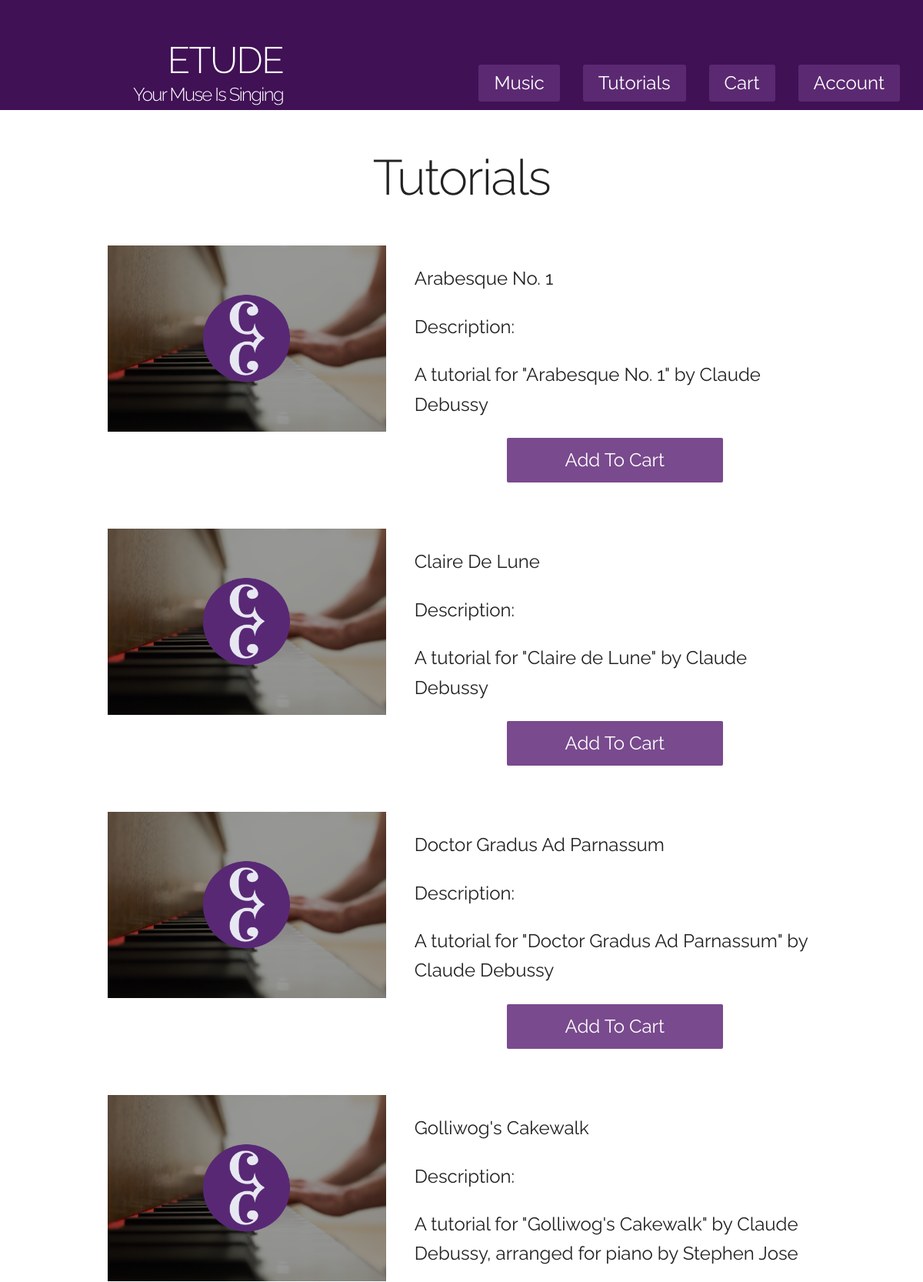
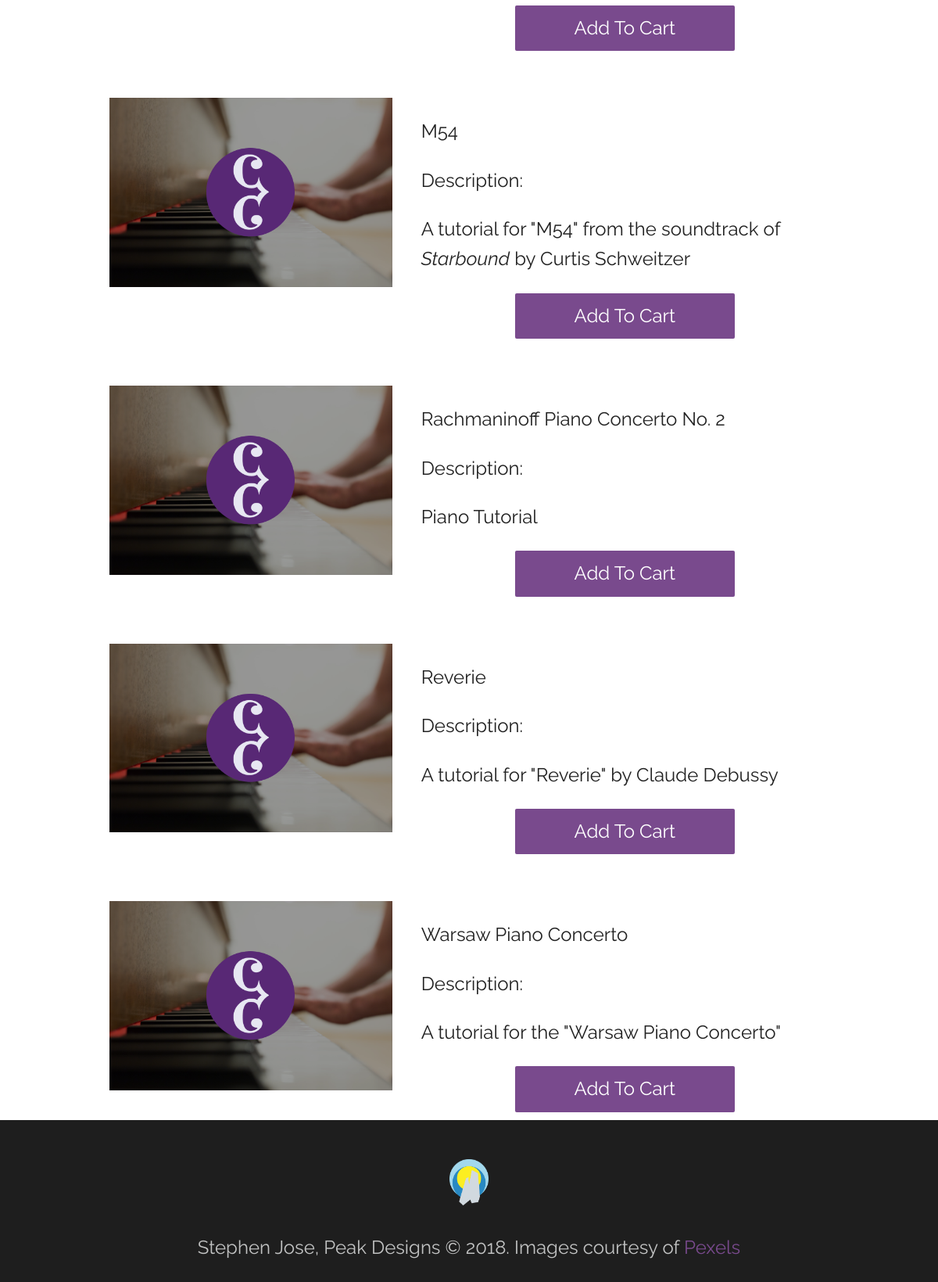
Screenshot of /tutorials.php with the database file from the repository (2 pictures, top to bottom).
### tables this page shows
CREATE TABLE IF NOT EXISTS `tutorials` (
  `id` int(10) unsigned NOT NULL,
  `title` varchar(50) NOT NULL,
  `description` tinytext NOT NULL,
  `content` longtext,
  `date_created` timestamp NOT NULL DEFAULT CURRENT_TIMESTAMP,
  `image` varchar(50) NOT NULL DEFAULT 'tutorialpreview.png'
);

### tutorials.php (the view, shortened to what this page needs)
<?php
echo CONT_START;
echo '
<div class="row">
    <div class="twelve columns">
        <h1>Tutorials</h1>
    </div>
</div>';
$r = mysqli_query($dbc, "SELECT id, title, description, image FROM tutorials ORDER BY title");
while ($row = mysqli_fetch_array($r, MYSQLI_ASSOC)) {
    echo "
        <div class='row'>
            <div class='five columns'>
                <img src='./images/" . $row['image'] . "' width='100%' />
            </div>
            <div class='seven columns'>
                <p>
                    " . $row['title'] . "
                </p>
                <p>Description:</p>
                <p>" . $row['description'] . "</p>
                <a href='./cart.php?action=add&type=3&id=" . $row['id'] . "' class='button'>Add To Cart</a>
            </div>
        </div>
    ";
}
echo CONT_END;
?>

### styles/columns.css (style rules this page uses)
.container { position: relative; max-width: 960px; margin: 0 auto; padding: 0 20px; box-sizing: border-box; width: 80%; }
.column, .columns { width: 100%; float: left; margin-left: 4%; box-sizing: border-box; }
.column:first-child, .columns:first-child { margin-left: 0; }
.four.columns { width: 30.6666666667%; }
.five.columns { width: 39.3333333333%; }
.seven.columns { width: 56.6666666667%; }
.eight.columns { width: 65.3333333333%; }
.twelve.columns { width: 100%; margin-left: 0; }
.container:after, .row:after, .u-cf { content: ""; display: table; clear: both; }

### styles/main.css (style rules this page uses)
body { font-size: 1.5em; line-height: 1.6; font-family: "Raleway", "HelveticaNeue", "Helvetica Neue", Helvetica, Arial, sans-serif; color: #222; font-weight: normal; }
h1, h2, h3, h4, h5, h6 { font-weight: 300; margin: 0; text-align: center; }
h1 { font-size: 4.0rem; line-height: 1.2; letter-spacing: -.1rem; }
h2 { font-size: 3.6rem; line-height: 1.25; letter-spacing: -.1rem; }
a { text-decoration: none; }
.row { padding-top: 50px; }
.section.footer { background-color: #1E1E1E; color: #C2C3C3; text-align: center; }
.section.footer a { color: #794A8D; }
.button { display: block; margin: 10px auto; min-width: 150px; max-width: 50%; color: white; background-color: #794A8D; border-radius: 2px; padding: 10px; text-align: center; }

### styles/myStyles.css (style rules this page uses)
.nav { background-color: #401155; padding-bottom: 5px; }
.nav h1, .nav h2 { color: white; float: right; }
.nav h1 { font-size: 2em; }
.nav h2 { font-size: 1em; clear: both; }
.nav ul { list-style: none; }
.nav li { background-color: #5B2971; padding: 5px 20px; border-radius: 3px; color: white; float: right; margin-right: 30px; margin-top: 10px; }
.section.body { min-height: calc(100vh - 340px); }
a { color: #794A8D; }

### rows the page displays
tutorials: image (picture), title "Arabesque No. 1", description "A tutorial for \"Arabesque No. 1\" by Claude Debussy"
tutorials: image (picture), title "Claire De Lune", description "A tutorial for \"Claire de Lune\" by Claude Debussy"
tutorials: image (picture), title "Doctor Gradus Ad Parnassum", description "A tutorial for \"Doctor Gradus Ad Parnassum\" by Claude Debussy"
tutorials: image (picture), title "Golliwog's Cakewalk", description "A tutorial for \"Golliwog's Cakewalk\" by Claude Debussy, arranged for piano by Stephen Jose"
tutorials: image (picture), title "M54", description "A tutorial for \"M54\" from the soundtrack of Starbound by Curtis Schweitzer"
tutorials: image (picture), title "Rachmaninoff Piano Concerto No. 2", description "Piano Tutorial"
tutorials: image (picture), title "Reverie", description "A tutorial for \"Reverie\" by Claude Debussy"
tutorials: image (picture), title "Warsaw Piano Concerto", description "A tutorial for the \"Warsaw Piano Concerto\""
